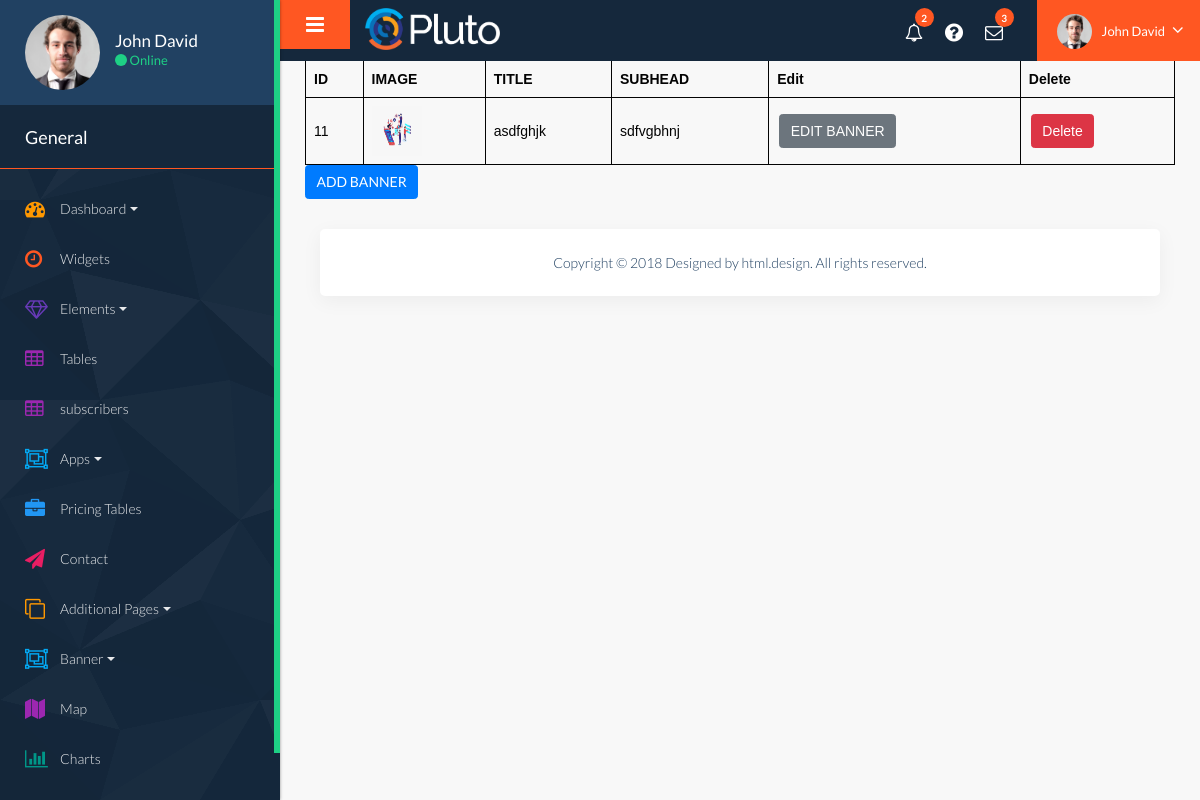
The app's page /datawork/managebanner with its own data.
### datawork/models.py (models this page shows, shortened)
class indexHead(models.Model):
    image = models.ImageField(upload_to="images/")
    title = models.TextField(max_length=1000)
    subhead = models.TextField(max_length=1500)

### datawork/views.py (the view)
# urls.py: path('managebanner', views.managebanner, name="managebanner"),
def managebanner(r):
    return render(r, 'private/managebanner.html', {"pet": indexHead.objects.all()})

### markdia_project/template/private/managebanner.html (shortened to what this page needs)
{% extends 'private/base.html'%} {% block content %} {% load static %}
<!DOCTYPE html>
<html>
  <head>
  </head>
  <body>
    <table>
      <tr>
        <th>ID</th>
        <th>IMAGE</th>
        <th>TITLE</th>
        <th>SUBHEAD</th>
        <th>Edit</th>
        <th>Delete</th>
      </tr>
      {% for P in pet %}
      <tr>
        <td>{{P.id}}</td>
        <td>
          <img src="{{P.image.url}}" alt="" width="50px" height="50px" />
        </td>
        <td>{{P.title}}</td>
        <td>{{P.subhead}}</td>
        <td style="padding: 10px">
          <a href="{% url 'banneredit' P.id %}"
            ><button type="button" class="btn btn-secondary">
              EDIT BANNER
            </button></a
          >
        </td>
        <td style="padding: 10px">
          <a href="{% url 'delete_banner' P.id %}"
            ><button type="button" class="btn btn-danger">Delete</button></a
          >
        </td>
      </tr>
      {% endfor %}
    </table>
    <a href="{% url 'addbanner'%}"
      ><button type="button" class="btn btn-primary">ADD BANNER</button></a
    >
  </body>
</html>
{% endblock %}

### datawork/static/private/style.css (style rules this page uses)
* { margin: 0; padding: 0; outline: none !important; }
html, body { color: #898989; font-size: 14px; font-family: 'Poppins', sans-serif; line-height: normal; font-weight: 300; overflow-x: hidden !important; }
a { color: #1f1f1f; text-decoration: none !important; outline: none !important; -webkit-transition: all .3s ease-in-out; -moz-transition: all .3s ease-in-out; -ms-transition: all .3s ease-in-out; -o-transition: all .3s ease-in-out; transition: all .3s ease-in-out; }
a { color: #898989; text-decoration: none; outline: none; }
a, .btn { text-decoration: none !important; outline: none !important; -webkit-transition: all .3s ease-in-out; -moz-transition: all .3s ease-in-out; -ms-transition: all .3s ease-in-out; -o-transition: all .3s ease-in-out; transition: all .3s ease-in-out; }
button, input, select, textarea, option { font-family: 'Poppins', sans-serif; }
.btn { font-size: 14px; }

### markdia_project/template/private/managebanner.html (style rules this page uses)
table { font-family: arial, sans-serif; border-collapse: collapse; width: 100%; color: #030303; }
td, th { border: 1px solid #030303; text-align: left; padding: 8px; }

### records on screen
indexHead: id "11", image (picture), title "asdfghjk", subhead "sdfvgbhnj"
